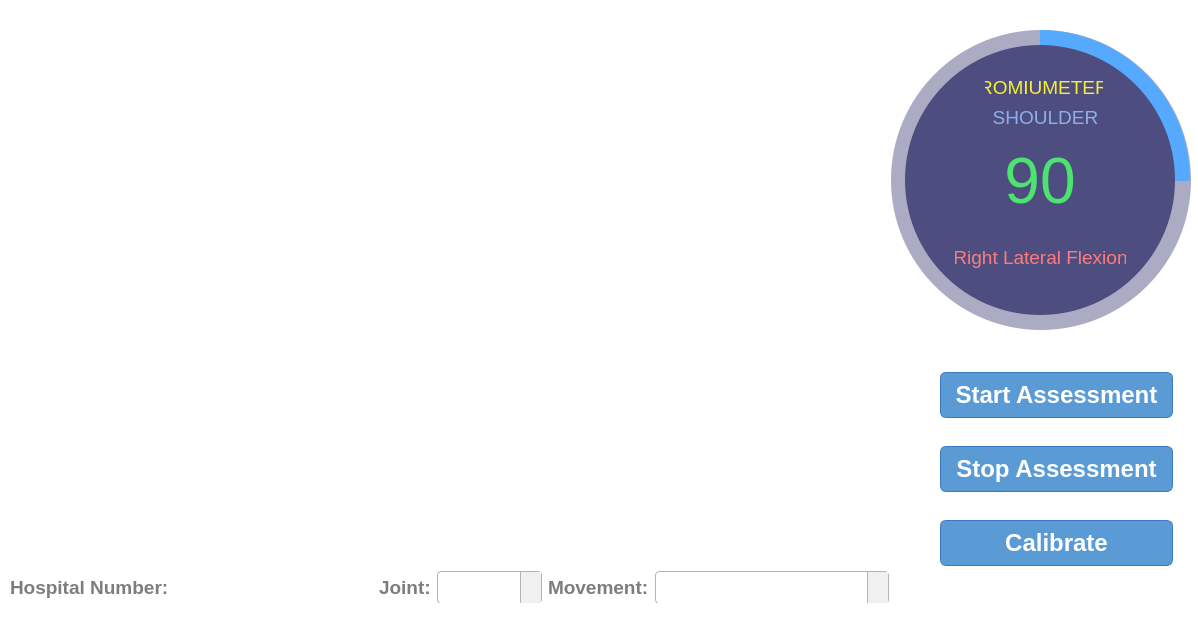
<?xml version="1.0" encoding="UTF-8"?>
<ui version="4.0">
 <class>Romiumetry</class>
 <widget class="QMainWindow" name="Romiumetry">
  <property name="geometry">
   <rect>
    <x>0</x>
    <y>0</y>
    <width>1198</width>
    <height>625</height>
   </rect>
  </property>
  <property name="windowTitle">
   <string>MainWindow</string>
  </property>
  <property name="styleSheet">
   <string notr="true">background-color: rgb(255, 255, 255);
</string>
  </property>
  <widget class="QWidget" name="centralwidget">
   <widget class="QFrame" name="circularProgressBarbase">
    <property name="geometry">
     <rect>
      <x>890</x>
      <y>30</y>
      <width>320</width>
      <height>320</height>
     </rect>
    </property>
    <property name="frameShape">
     <enum>QFrame::NoFrame</enum>
    </property>
    <property name="frameShadow">
     <enum>QFrame::Raised</enum>
    </property>
    <widget class="QFrame" name="circularprogress">
     <property name="geometry">
      <rect>
       <x>0</x>
       <y>0</y>
       <width>300</width>
       <height>300</height>
      </rect>
     </property>
     <property name="styleSheet">
      <string notr="true">QFrame{
	border-radius:150px;
	background-color: qconicalgradient(cx:0.5, cy:0.5, angle:90, stop:0.749 rgba(255, 0, 255, 0), stop:0.750 rgba(85, 170, 255, 255));
}</string>
     </property>
     <property name="frameShape">
      <enum>QFrame::NoFrame</enum>
     </property>
     <property name="frameShadow">
      <enum>QFrame::Raised</enum>
     </property>
    </widget>
    <widget class="QFrame" name="circularbg">
     <property name="geometry">
      <rect>
       <x>1</x>
       <y>0</y>
       <width>300</width>
       <height>300</height>
      </rect>
     </property>
     <property name="styleSheet">
      <string notr="true">QFrame{
border-radius:150px;
	background-color: rgba(77, 77, 127,120);
}</string>
     </property>
     <property name="frameShape">
      <enum>QFrame::NoFrame</enum>
     </property>
     <property name="frameShadow">
      <enum>QFrame::Raised</enum>
     </property>
    </widget>
    <widget class="QFrame" name="frame">
     <property name="geometry">
      <rect>
       <x>15</x>
       <y>15</y>
       <width>270</width>
       <height>270</height>
      </rect>
     </property>
     <property name="styleSheet">
      <string notr="true">QFrame{
border-radius: 135px;
background-color: rgb(77, 77, 127);
}
</string>
     </property>
     <property name="frameShape">
      <enum>QFrame::NoFrame</enum>
     </property>
     <property name="frameShadow">
      <enum>QFrame::Raised</enum>
     </property>
     <widget class="QLabel" name="labeltitle">
      <property name="geometry">
       <rect>
        <x>80</x>
        <y>30</y>
        <width>118</width>
        <height>25</height>
       </rect>
      </property>
      <property name="font">
       <font>
        <family>Segoe UI</family>
        <pointsize>14</pointsize>
       </font>
      </property>
      <property name="styleSheet">
       <string notr="true">background-color:none;
color: rgb(247, 240, 49);</string>
      </property>
      <property name="text">
       <string>ROMIUMETER</string>
      </property>
      <property name="alignment">
       <set>Qt::AlignCenter</set>
      </property>
     </widget>
     <widget class="QLabel" name="labelangle">
      <property name="geometry">
       <rect>
        <x>50</x>
        <y>100</y>
        <width>170</width>
        <height>71</height>
       </rect>
      </property>
      <property name="font">
       <font>
        <family>Segoe UI</family>
        <pointsize>48</pointsize>
       </font>
      </property>
      <property name="styleSheet">
       <string notr="true">background-color:none;
color: rgb(76, 227, 111);</string>
      </property>
      <property name="text">
       <string>90</string>
      </property>
      <property name="alignment">
       <set>Qt::AlignCenter</set>
      </property>
     </widget>
     <widget class="QLabel" name="labeljoint">
      <property name="geometry">
       <rect>
        <x>80</x>
        <y>60</y>
        <width>121</width>
        <height>25</height>
       </rect>
      </property>
      <property name="font">
       <font>
        <family>Segoe UI</family>
        <pointsize>14</pointsize>
       </font>
      </property>
      <property name="styleSheet">
       <string notr="true">background-color:none;
color: rgb(143, 174, 235);</string>
      </property>
      <property name="text">
       <string>SHOULDER</string>
      </property>
      <property name="alignment">
       <set>Qt::AlignCenter</set>
      </property>
     </widget>
     <widget class="QLabel" name="labelmovement">
      <property name="geometry">
       <rect>
        <x>50</x>
        <y>200</y>
        <width>171</width>
        <height>25</height>
       </rect>
      </property>
      <property name="font">
       <font>
        <family>Segoe UI</family>
        <pointsize>14</pointsize>
       </font>
      </property>
      <property name="styleSheet">
       <string notr="true">background-color:none;
color: rgb(255, 123, 123);</string>
      </property>
      <property name="text">
       <string>Right Lateral Flexion</string>
      </property>
      <property name="alignment">
       <set>Qt::AlignCenter</set>
      </property>
     </widget>
    </widget>
    <zorder>circularbg</zorder>
    <zorder>circularprogress</zorder>
    <zorder>frame</zorder>
   </widget>
   <widget class="QGraphicsView" name="graphicsView">
    <property name="geometry">
     <rect>
      <x>0</x>
      <y>10</y>
      <width>881</width>
      <height>541</height>
     </rect>
    </property>
    <property name="styleSheet">
     <string notr="true">border-width: 0px; border-style: solid</string>
    </property>
   </widget>
   <widget class="QWidget" name="">
    <property name="geometry">
     <rect>
      <x>10</x>
      <y>570</y>
      <width>879</width>
      <height>35</height>
     </rect>
    </property>
    <layout class="QHBoxLayout" name="horizontalLayout">
     <item>
      <layout class="QHBoxLayout" name="horizontalLayout_3">
       <item>
        <widget class="QLabel" name="label_6">
         <property name="font">
          <font>
           <family>Arial</family>
           <pointsize>14</pointsize>
           <weight>75</weight>
           <bold>true</bold>
          </font>
         </property>
         <property name="styleSheet">
          <string notr="true">color: rgb(125, 125, 125);</string>
         </property>
         <property name="text">
          <string>Hospital Number:</string>
         </property>
        </widget>
       </item>
       <item>
        <widget class="QLineEdit" name="lineedithospitalnumber">
         <property name="font">
          <font>
           <family>Arial</family>
           <pointsize>14</pointsize>
           <weight>75</weight>
           <bold>true</bold>
          </font>
         </property>
         <property name="styleSheet">
          <string notr="true">background-color: rgb(255, 255, 255);
border-radius: 8px;
color: rgb(185, 80, 80);</string>
         </property>
         <property name="text">
          <string/>
         </property>
        </widget>
       </item>
      </layout>
     </item>
     <item>
      <widget class="QLabel" name="label_4">
       <property name="font">
        <font>
         <family>Arial</family>
         <pointsize>14</pointsize>
         <weight>75</weight>
         <bold>true</bold>
        </font>
       </property>
       <property name="styleSheet">
        <string notr="true">color: rgb(125, 125, 125);</string>
       </property>
       <property name="text">
        <string>Joint:</string>
       </property>
      </widget>
     </item>
     <item>
      <widget class="QComboBox" name="comboBoxjoint">
       <property name="font">
        <font>
         <family>Arial</family>
         <pointsize>12</pointsize>
         <weight>75</weight>
         <bold>true</bold>
        </font>
       </property>
       <property name="styleSheet">
        <string notr="true">QComboBox {
    /* Background color */
    background-color: #ffffff;      /* White background */
    border: 1px solid #b3b3b3;      /* Light gray border */
    border-radius: 4px;             /* Rounded corners */
    padding: 5px;                   /* Padding around text */
}

QComboBox:hover {
    /* Change border color on hover */
    border: 1px solid #5a9bd5;      /* Light blue border on hover */
}

QComboBox:drop-down {
    /* Customize drop-down button */
    border: none;                   /* Remove drop-down border */
    subcontrol-origin: padding;
    subcontrol-position: top right;
    width: 20px;                    /* Button width */
    background-color: #f0f0f0;      /* Button background */
    border-left: 1px solid #b3b3b3; /* Divider between button and text */
}

QComboBox:down-arrow {
    /* Style the arrow icon */
    image: url(down-arrow-icon.png); /* Replace with your down-arrow icon path */
    width: 10px;
    height: 10px;
}

QComboBox QAbstractItemView {
    /* Style for the drop-down list */
    background-color: #ffffff;
    border: 1px solid #b3b3b3;
    selection-background-color: #5a9bd5; /* Highlight color for selected item */
    selection-color: #ffffff;           /* Text color for selected item */
}
</string>
       </property>
       <property name="sizeAdjustPolicy">
        <enum>QComboBox::AdjustToContents</enum>
       </property>
       <item>
        <property name="text">
         <string/>
        </property>
       </item>
       <item>
        <property name="text">
         <string>Shoulder</string>
        </property>
       </item>
       <item>
        <property name="text">
         <string>Neck</string>
        </property>
       </item>
       <item>
        <property name="text">
         <string>Knee</string>
        </property>
       </item>
      </widget>
     </item>
     <item>
      <widget class="QLabel" name="label_5">
       <property name="font">
        <font>
         <family>Arial</family>
         <pointsize>14</pointsize>
         <weight>75</weight>
         <bold>true</bold>
        </font>
       </property>
       <property name="styleSheet">
        <string notr="true">color: rgb(125, 125, 125);</string>
       </property>
       <property name="text">
        <string>Movement:</string>
       </property>
      </widget>
     </item>
     <item>
      <widget class="QComboBox" name="comboBoxmovement">
       <property name="font">
        <font>
         <family>Arial</family>
         <pointsize>12</pointsize>
         <weight>75</weight>
         <bold>true</bold>
        </font>
       </property>
       <property name="styleSheet">
        <string notr="true">QComboBox {
    /* Background color */
    background-color: #ffffff;      /* White background */
    border: 1px solid #b3b3b3;      /* Light gray border */
    border-radius: 4px;             /* Rounded corners */
    padding: 5px;                   /* Padding around text */
}

QComboBox:hover {
    /* Change border color on hover */
    border: 1px solid #5a9bd5;      /* Light blue border on hover */
}

QComboBox:drop-down {
    /* Customize drop-down button */
    border: none;                   /* Remove drop-down border */
    subcontrol-origin: padding;
    subcontrol-position: top right;
    width: 20px;                    /* Button width */
    background-color: #f0f0f0;      /* Button background */
    border-left: 1px solid #b3b3b3; /* Divider between button and text */
}

QComboBox:down-arrow {
    /* Style the arrow icon */
    image: url(down-arrow-icon.png); /* Replace with your down-arrow icon path */
    width: 10px;
    height: 10px;
}

QComboBox QAbstractItemView {
    /* Style for the drop-down list */
    background-color: #ffffff;
    border: 1px solid #b3b3b3;
    selection-background-color: #5a9bd5; /* Highlight color for selected item */
    selection-color: #ffffff;           /* Text color for selected item */
}
</string>
       </property>
       <property name="sizeAdjustPolicy">
        <enum>QComboBox::AdjustToContents</enum>
       </property>
       <item>
        <property name="text">
         <string/>
        </property>
       </item>
       <item>
        <property name="text">
         <string>ABDUCTION/ADDUCTION</string>
        </property>
       </item>
       <item>
        <property name="text">
         <string>FLEXION/EXTENSION</string>
        </property>
       </item>
       <item>
        <property name="text">
         <string>EXTERNAL ROTATION</string>
        </property>
       </item>
       <item>
        <property name="text">
         <string>INTERNAL ROTATION</string>
        </property>
       </item>
      </widget>
     </item>
    </layout>
   </widget>
   <widget class="QWidget" name="">
    <property name="geometry">
     <rect>
      <x>940</x>
      <y>350</y>
      <width>233</width>
      <height>241</height>
     </rect>
    </property>
    <layout class="QVBoxLayout" name="verticalLayout">
     <item>
      <widget class="QPushButton" name="pushbuttonstart">
       <property name="font">
        <font>
         <family>Arial</family>
         <pointsize>18</pointsize>
         <weight>75</weight>
         <bold>true</bold>
        </font>
       </property>
       <property name="styleSheet">
        <string notr="true">QPushButton {
    background-color: #5a9bd5;      /* Base background color */
    color: #ffffff;                 /* Text color */
    border: 1px solid #3a7bbf;      /* Darker border */
    border-radius: 6px;             /* Rounded corners */
    padding: 8px 15px;              /* Padding for size and spacing */
    font-weight: bold;              /* Bold text for better readability */
}

QPushButton:hover {
    background-color: #76a9e0;      /* Slightly lighter on hover */
    border: 1px solid #5a9bd5;      /* Change border to match background */
}

QPushButton:pressed {
    background-color: #487aa5;      /* Darker shade when pressed */
    border: 1px solid #3a7bbf;      /* Border same as base for consistency */
    padding-left: 13px;             /* Indent text slightly on press */
    padding-top: 7px;
}

QPushButton:disabled {
    background-color: #c5c5c5;      /* Gray out when disabled */
    color: #7d7d7d;                 /* Dimmed text */
    border: 1px solid #a9a9a9;      /* Light gray border */
}
</string>
       </property>
       <property name="text">
        <string>Start Assessment</string>
       </property>
      </widget>
     </item>
     <item>
      <widget class="QPushButton" name="pushbuttonstop">
       <property name="font">
        <font>
         <family>Arial</family>
         <pointsize>18</pointsize>
         <weight>75</weight>
         <bold>true</bold>
        </font>
       </property>
       <property name="styleSheet">
        <string notr="true">QPushButton {
    background-color: #5a9bd5;      /* Base background color */
    color: #ffffff;                 /* Text color */
    border: 1px solid #3a7bbf;      /* Darker border */
    border-radius: 6px;             /* Rounded corners */
    padding: 8px 15px;              /* Padding for size and spacing */
    font-weight: bold;              /* Bold text for better readability */
}

QPushButton:hover {
    background-color: #76a9e0;      /* Slightly lighter on hover */
    border: 1px solid #5a9bd5;      /* Change border to match background */
}

QPushButton:pressed {
    background-color: #487aa5;      /* Darker shade when pressed */
    border: 1px solid #3a7bbf;      /* Border same as base for consistency */
    padding-left: 13px;             /* Indent text slightly on press */
    padding-top: 7px;
}

QPushButton:disabled {
    background-color: #c5c5c5;      /* Gray out when disabled */
    color: #7d7d7d;                 /* Dimmed text */
    border: 1px solid #a9a9a9;      /* Light gray border */
}
</string>
       </property>
       <property name="text">
        <string>Stop Assessment</string>
       </property>
      </widget>
     </item>
     <item>
      <widget class="QPushButton" name="pushbuttoncalibrate">
       <property name="font">
        <font>
         <family>Arial</family>
         <pointsize>18</pointsize>
         <weight>75</weight>
         <bold>true</bold>
        </font>
       </property>
       <property name="styleSheet">
        <string notr="true">QPushButton {
    background-color: #5a9bd5;      /* Base background color */
    color: #ffffff;                 /* Text color */
    border: 1px solid #3a7bbf;      /* Darker border */
    border-radius: 6px;             /* Rounded corners */
    padding: 8px 15px;              /* Padding for size and spacing */
    font-weight: bold;              /* Bold text for better readability */
}

QPushButton:hover {
    background-color: #76a9e0;      /* Slightly lighter on hover */
    border: 1px solid #5a9bd5;      /* Change border to match background */
}

QPushButton:pressed {
    background-color: #487aa5;      /* Darker shade when pressed */
    border: 1px solid #3a7bbf;      /* Border same as base for consistency */
    padding-left: 13px;             /* Indent text slightly on press */
    padding-top: 7px;
}

QPushButton:disabled {
    background-color: #c5c5c5;      /* Gray out when disabled */
    color: #7d7d7d;                 /* Dimmed text */
    border: 1px solid #a9a9a9;      /* Light gray border */
}
</string>
       </property>
       <property name="text">
        <string>Calibrate</string>
       </property>
      </widget>
     </item>
    </layout>
   </widget>
  </widget>
  <widget class="QStatusBar" name="statusbar"/>
 </widget>
 <resources/>
 <connections/>
</ui>
